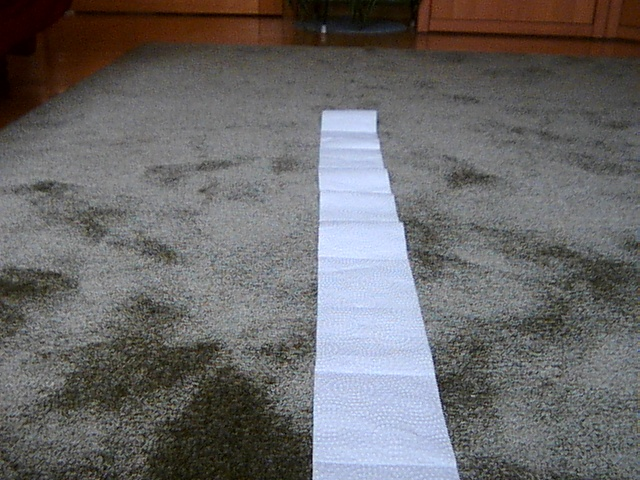
#> input picture Line_detection_testing/imag.jpg, 640 x 480 px
$ python readImgMPL.py
#> lines starting #> are read from the running program, lines starting #| are printed output that depends on the picture
#import cv2, numpy and matplotlib libraries
import cv2
import numpy as np
import matplotlib.pyplot as plt
img=cv2.imread("imag.jpg")
#> img is the input picture: shape (480, 640, 3); mean B, G, R 105.7, 105, 106.4

# Converting BGR color to RGB color format
RGB_img = cv2.cvtColor(img, cv2.COLOR_BGR2RGB)
img2 = cv2.cvtColor(img, cv2.COLOR_BGR2GRAY)
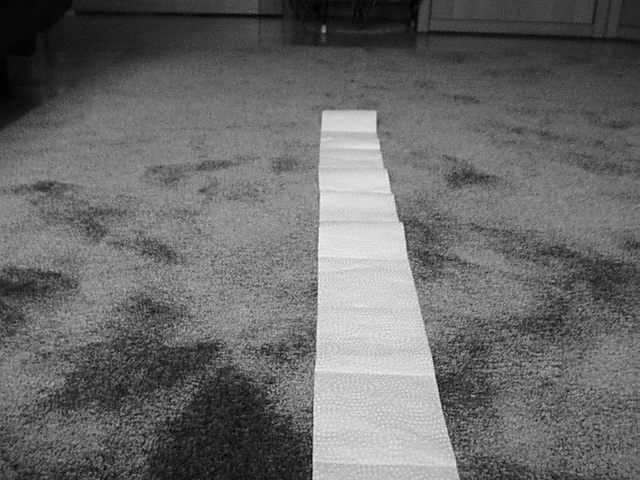
#> img2: shape (480, 640); min 0, max 247, mean 105.5
#Displaying image using plt.imshow() method
plt.imshow(img)

plt.waitforbuttonpress()

plt.imshow(RGB_img)

plt.waitforbuttonpress()
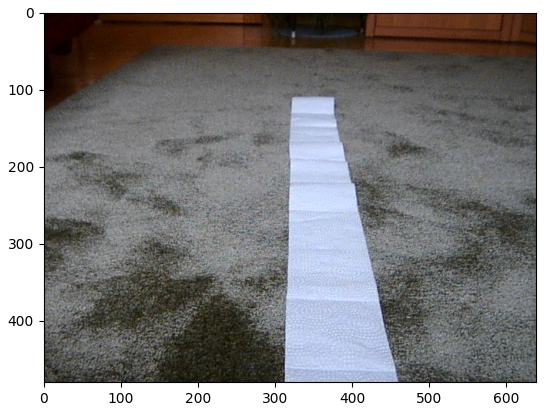
#> figure drawn by matplotlib, 1 panel; B, G, R data is drawn as R, G, B

cv2.imshow('',img2)

plt.waitforbuttonpress()

plt.imshow(img2)


#hold the window
plt.waitforbuttonpress()
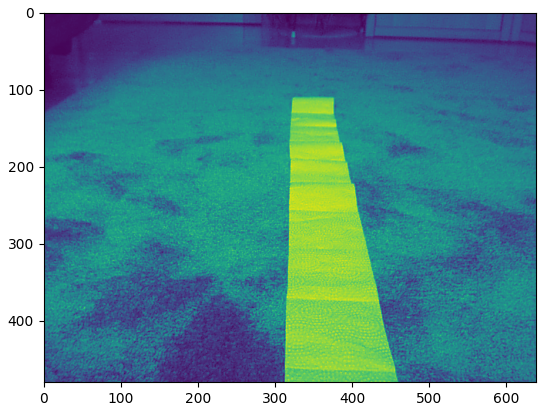
#> figure drawn by matplotlib, 1 panel; B, G, R data is drawn as R, G, B
plt.close('all')
